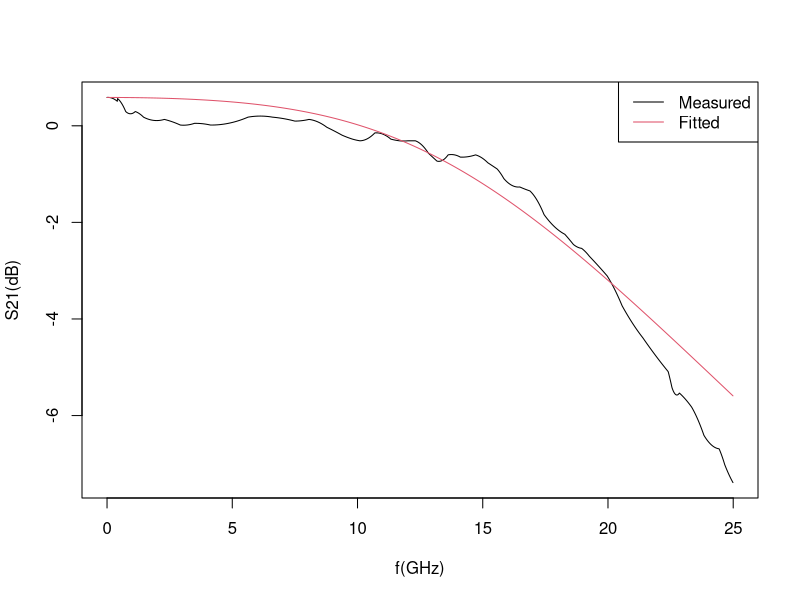
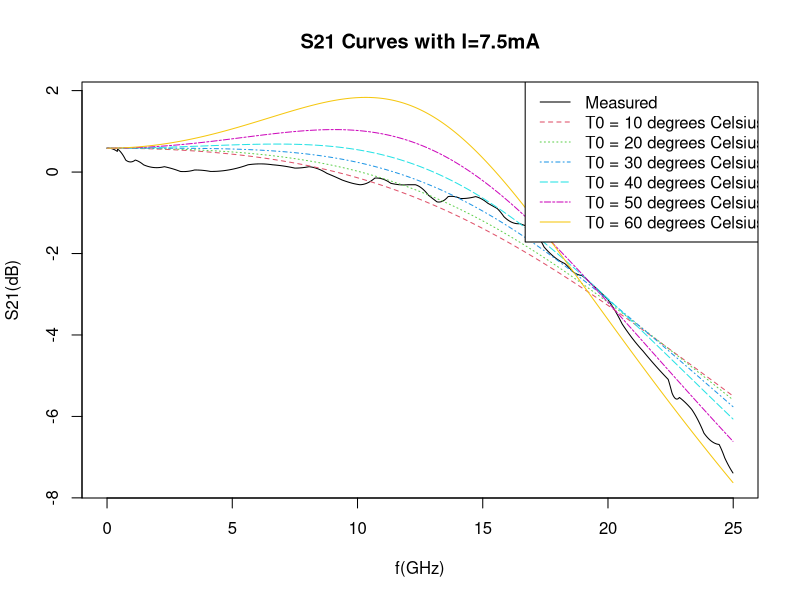
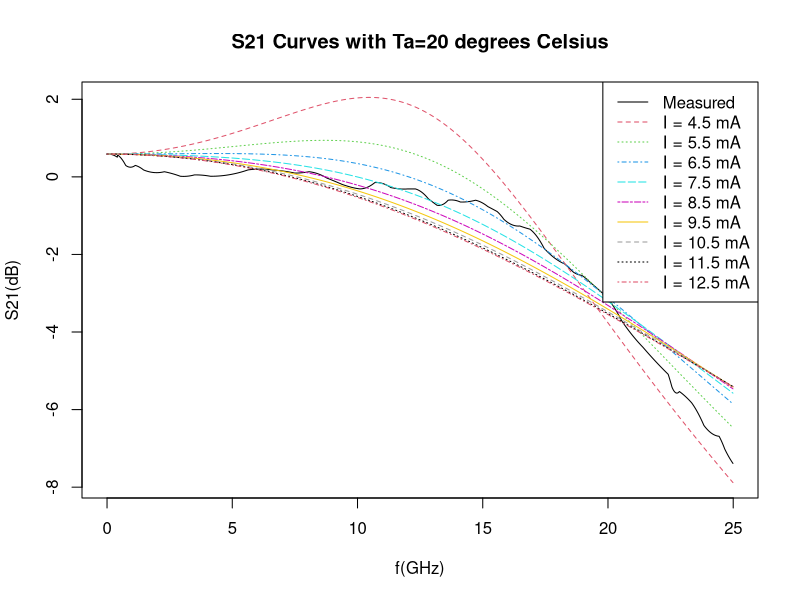

Reproduce these figures in R, in order.
input = read.csv('data/S21_5.csv')
f = input$f*1e9
s21 = input$s21
h0 = 10^(input$s21[1]/(20))
Hf2 = (10^(input$s21/(20))/h0)^2
data = data.frame(f = f, Hf2 = Hf2)

P0 = 1.904172485e-3
q = 1.6e-19
ita = 3.645514e-01
I = 7.5e-3
Ith = I-P0/ita
# y = 186517947828
# z = 1.514458e22

#### functions #####
Ns_pre = function(tp, tn, G0, k, epsilon, beta, N0){
  (P0/(k*tp)+G0*N0*P0/(k+epsilon*P0))/(beta/tn+G0*P0/(k+epsilon*P0))
}
Ss_pre = function(tp, tn, G0, k, epsilon, beta, N0){
  Ns = Ns_pre(tp, tn, G0, k, epsilon, beta, N0)
  (P0/q-Ns/tn)/(G0*(Ns-N0))
}
y_pre = function(tp, tn, G0, k, epsilon, beta, N0){
  Ss = Ss_pre(tp, tn, G0, k, epsilon, beta, N0)
  Ns = Ns_pre(tp, tn, G0, k, epsilon, beta, N0)
  1/tp + 1/tn +G0*Ss/(1+epsilon*Ss) - G0*(Ns-N0)/(1+epsilon*Ss)
}
z_pre = function(tp, tn, G0, k, epsilon, beta, N0){
  Ss = Ss_pre(tp, tn, G0, k, epsilon, beta, N0)
  Ns = Ns_pre(tp, tn, G0, k, epsilon, beta, N0)
  (1/tp - G0*(Ns-N0)/(1+epsilon*Ss))*(1/tn+G0*Ss/(1+epsilon*Ss))+
    (beta/tn+G0*Ss/(1+epsilon*Ss))*G0*(Ns-N0)/(1+epsilon*Ss)
}
# stationary I
I_pre = function(tp, tn, G0, k, epsilon, beta, N0){
  Ss = Ss_pre(tp, tn, G0, k, epsilon, beta, N0)
  Ns = Ns_pre(tp, tn, G0, k, epsilon, beta, N0)
  q*(Ns/tn+G0*(Ns-N0)*P0/(k+epsilon*P0))/ita+Ith
}
# stationary P
P_pre = function(tp, tn, G0, k, epsilon, beta, N0){
  Ns = Ns_pre(tp, tn, G0, k, epsilon, beta, N0)
  k*(P0/q-Ns/tn)/G0/(Ns-N0)
}
Hf_fn = function(tp, tn, G0, k, epsilon, beta, N0, f){
  y = y_pre(tp, tn, G0, k, epsilon, beta, N0)
  z = z_pre(tp, tn, G0, k, epsilon, beta, N0)
  h = z^2/(4*pi^2*f^2*y^2+z^2+(4*pi^2*f^2)^2-8*pi^2*f^2*z)
}
Hf_loss = function(tp, tn, G0, k, epsilon, beta, N0, f, Hf2){
  (Hf_fn(tp, tn, G0, k, epsilon, beta, N0, f)-Hf2)^2
}
loss_fn = function(tp, tn, G0, k, epsilon, beta, N0, f, Hf2){
  I1 = I_pre(tp, tn, G0, k, epsilon, beta, N0)
  P1 = P_pre(tp, tn, G0, k, epsilon, beta, N0)
  Hf_loss(tp, tn, G0, k, epsilon, beta, N0, f, Hf2)+(I1/I-1)^2+(P1/P0-1)^2
}

#### get parameter from python minimize ####
tp=1.29856963e-11
tn=1.00854018e-09
G0=1.63275341e+06
k=1.56080625e-08
epsilon=-2.90219234e-10
beta=-1.96712005e+00
N0=7.96482412e+05

#### theta ####
input2 = read.csv('data/L-I-20C.csv')
abc = as.matrix(data.frame(a = input2$P/1000, b = input2$I/1000, c = input2$I*input2$U/1000-input2$P/1000))
theta = c(3.645557e-01, -3.227650e-03,  4.190533e+03,  0.000000e+00, 
          -2.536997e-05, 2.908151e-07, -8.346502e-10,  9.435902e-13)
pre_fn = function(theta, abc){
  d = T0+(abc[3]+abc[1])*theta[3]
  C0 = theta[1]*(theta[4]+theta[5]*d+theta[6]*d^2+theta[7]*d^3+theta[8]*d^4+theta[2]-abc[2])
  C1 = 1-theta[1]*theta[3]*(theta[5]+2*theta[6]*d+3*theta[7]*d^2+4*theta[8]*d^3)
  C2 = theta[1]*theta[3]^2*(theta[6]+3*theta[7]*d+6*theta[8]*d^2)
  C3 = -theta[1]*theta[3]^3*(theta[7]+4*theta[8]*d)
  C4 = theta[1]*theta[8]*theta[3]^4
  polyroot(c(C0,C1,C2,C3,C4))[1]
}

#### fix I at 7.5mA ####
T0=20+273
I=7.5e-3
ff = f*1e-9
Hf_fn = function(tp, tn, G0, k, epsilon, beta, N0, f){
  y = y_pre(tp, tn, G0, k, epsilon, beta, N0)
  z = z_pre(tp, tn, G0, k, epsilon, beta, N0)
  h = z^2/(4*pi^2*f^2*y^2+z^2+(4*pi^2*f^2)^2-8*pi^2*f^2*z)
  log10(sqrt(h)*h0)*20
}
P0 = pre_fn(theta, abc[abc[,2]==I,])
Hf_pre = Hf_fn(tp, tn, G0, k, epsilon, beta, N0, f)
plot(s21~ff, type='l', xlab = 'f(GHz)', ylab='S21(dB)')
lines(Hf_pre~ff, col =2)
legend('topright', c('Measured', 'Fitted'), col=1:2, lty=1)

# min max
maxhf = max(Re(Hf_pre))
minhf = min(Re(Hf_pre))
for (i in 1:6){
  T0 = i*10+273
  P0 = pre_fn(theta, abc[abc[,2]==I,])
  Hf_pre = Hf_fn(tp, tn, G0, k, epsilon, beta, N0, f)
  maxhf = max(Re(Hf_pre), maxhf)
  minhf = min(Re(Hf_pre), minhf)
}
T0=20+273
P0 = pre_fn(theta, abc[abc[,2]==I,])
Hf_pre = Hf_fn(tp, tn, G0, k, epsilon, beta, N0, f)
plot(s21~ff, type='l', ylim = c(minhf, maxhf), main = 'S21 Curves with I=7.5mA',
     xlab = 'f(GHz)', ylab='S21(dB)')
#lines(Hf_pre~f, col=2)
for (i in 1:6){
  T0 = i*10+273
  P0 = pre_fn(theta, abc[abc[,2]==I,])
  Hf_pre = Hf_fn(tp, tn, G0, k, epsilon, beta, N0, f)
  lines(Hf_pre~ff, col = i+1, lty = i+1)
}
legend('topright', c("Measured",paste(rep('T0 =', 6), (1:6)*10, 'degrees Celsius')), 
       col = 1:7, lty=1:7, cex=1, text.width = 6.6)

#### fix temperature at 20 ####
T0 = 20+273
I=7.5e-3
P0 = abc[abc[,2]==I,1]
Hf_pre = Hf_fn(tp, tn, G0, k, epsilon, beta, N0, f)
maxhf = max(Re(Hf_pre))
minhf = min(Re(Hf_pre))
for (i in 1:9){
  I = 3.5e-3+1e-3*as.double(i)
  P0 = abc[abs(abc[,2]-I)<1e-6,1]
  Hf_pre = Hf_fn(tp, tn, G0, k, epsilon, beta, N0, f)
  maxhf = max(Re(Hf_pre), maxhf)
  minhf = min(Re(Hf_pre), minhf)
}
T0=20+273
I=7.5e-3
P0 = abc[abc[,2]==I,1]
Hf_pre = Hf_fn(tp, tn, G0, k, epsilon, beta, N0, f)
plot(s21~ff, type='l', ylim = c(minhf, maxhf), main = 'S21 Curves with Ta=20 degrees Celsius',
     xlab = 'f(GHz)', ylab='S21(dB)')
#lines(Hf_pre~f, col=2)
for (i in 1:9){
  I = 3.5e-3+1e-3*as.double(i)
  P0 = abc[abs(abc[,2]-I)<1e-6,1]
  Hf_pre = Hf_fn(tp, tn, G0, k, epsilon, beta, N0, f)
  lines(Hf_pre~ff, col = i+1, lty = i+1)
}
legend('topright', c("Measured",paste(rep('I =', 9), (3.5e-3+1e-3*(1:9))*1000, 'mA')), 
       col = 1:10, lty=1:10, cex=1, text.width = 3.5)

